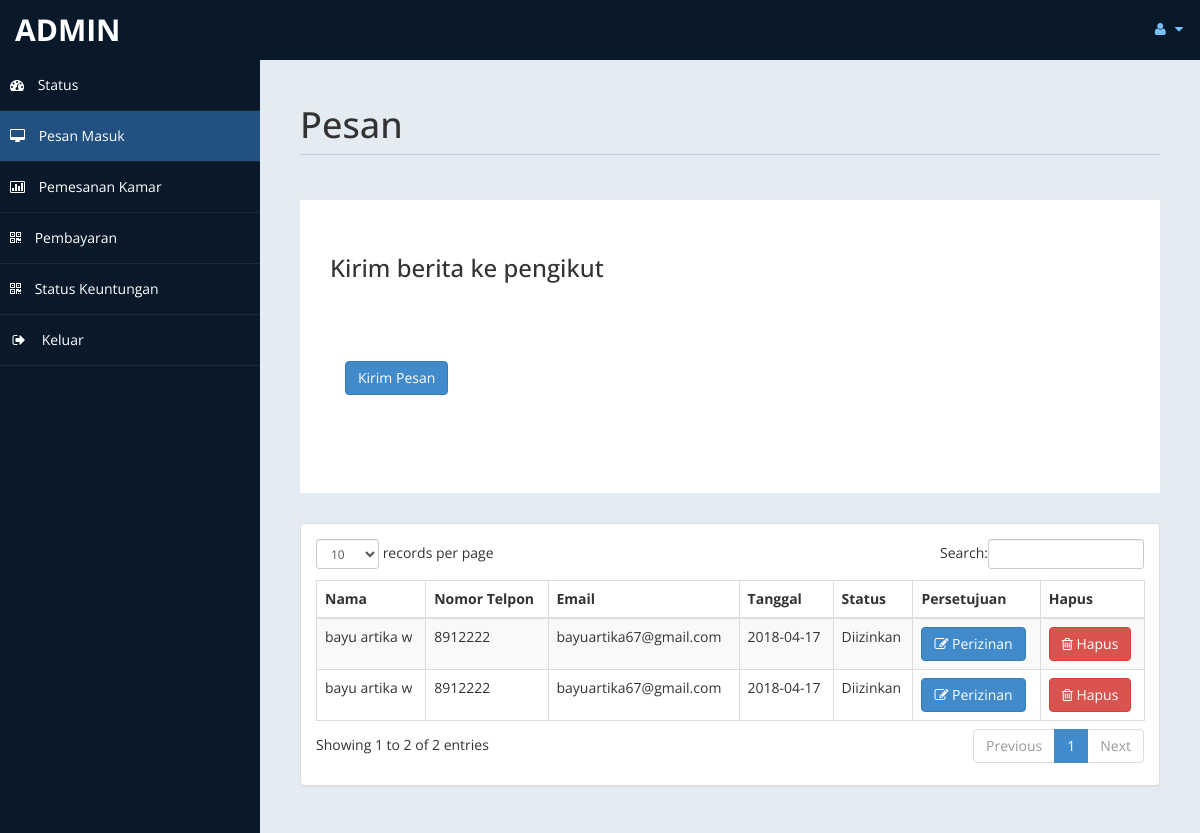
Screenshot of /admin/messages.php (signed in) with the database file from the repository.
### tables this page shows
CREATE TABLE `kontak` (
  `id` int(10) unsigned NOT NULL AUTO_INCREMENT,
  `nama_lengkap` varchar(100) DEFAULT NULL,
  `no_tlp` varchar(13) DEFAULT NULL,
  `email` varchar(100) DEFAULT NULL,
  `tanggal` date DEFAULT NULL,
  `persetujuan` varchar(50) DEFAULT NULL,
  PRIMARY KEY (`id`)
);

### admin/messages.php (the view, shortened to what this page needs)
<!DOCTYPE html>
<html xmlns="http://www.w3.org/1999/xhtml">
<head>
    <link href="assets/css/bootstrap.css" rel="stylesheet" />
    <link href="assets/css/font-awesome.css" rel="stylesheet" />
    <link href="assets/css/custom-styles.css" rel="stylesheet" />
    <link href="assets/js/dataTables/dataTables.bootstrap.css" rel="stylesheet" />
</head>
<body>
    <div id="wrapper" class="message-aktif">
        <?php include '/include/navigasi.php'; ?>
        <div id="page-wrapper" >
            <div id="page-inner">
             <div class="row">
                    <div class="col-md-12">
                        <h1 class="page-header">
                           Pesan
                        </h1>
                    </div>
                </div>
                 <?php
                include('db.php');
               ?>
                 <div class="row">
                <div class="col-md-12">
                    <div class="jumbotron">
                        <h3>Kirim berita ke pengikut</h3>
                        <p></p>
                        <p>
                        <div class="panel-body">
                            <button class="btn btn-primary btn" data-toggle="modal" data-target="#myModal">
                              Kirim Pesan
                            </button>
                            </div>
                        </div>
                    </div>
                </div>
            </div>
               <?php
                $sql = "SELECT * FROM `kontak`";
                $re = mysqli_query($con,$sql);
               ?>
            <div class="row">
                <div class="col-md-12">
                    <div class="panel panel-default">
                        <div class="panel-body">
                            <div class="table-responsive">
                                <table class="table table-striped table-bordered table-hover" id="dataTables-example">
                                    <thead>
                                        <tr>
                                            <th>Nama</th>
                                            <th>Nomor Telpon</th>
                                            <th>Email</th>
                                            <th>Tanggal</th>
                                            <th>Status</th>
                                            <th>Persetujuan</th>
                                            <th>Hapus</th>
                                        </tr>
                                    </thead>
                                    <tbody>
                                    <?php
                                        while($row = mysqli_fetch_array($re))
                                        {
                                            $appr = $row['persetujuan'] == 'Allowed' ? 'Diizinkan' : 'Tidak Diizinkan';
                                            $id = $row['id'];
                                            if($id % 2 ==1 )
                                            {
                                                echo"<tr class='gradeC'>
                                                    <td>".$row['nama_lengkap']."</td>
                                                    <td>".$row['no_tlp']."</td>
                                                    <td>".$row['email']."</td>
                                                    <td>".$row['tanggal']."</td>
                                                    <td>". $appr ."</td>
                                                    <td><a href=newsletter.php?eid=".$id ." <button class='btn btn-primary'> <i class='fa fa-edit' ></i> Perizinan</button></td>
                                                    <td><a href=newsletterdel.php?eid=".$id ." <button class='btn btn-danger'> <i class='fa fa-trash-o' ></i> Hapus</button></td>
                                                </tr>";
                                            } else {
                                                echo"<tr class='gradeU'>
                                                    <td>".$row['nama_lengkap']."</td>
                                                    <td>".$row['no_tlp']."</td>
                                                    <td>".$row['email']."</td>
                                                    <td>".$row['tanggal']."</td>
                                                    <td>".$appr."</td>
                                                    <td><a href=newsletter.php?eid=".$id." <button class='btn btn-primary'> <i class='fa fa-edit' ></i> Perizinan</button></td>
                                                    <td><a href=newsletterdel.php?eid=".$id ." <button class='btn btn-danger'> <i class='fa fa-trash-o' ></i> Hapus </button></td>
                                                </tr>";
                                            }
                                        }
                                    ?>
                                    </tbody>
                                </table>
                            </div>
                        </div>
                    </div>
                </div>
            </div>
                </div>
            </div>
</body>
</html>

### admin/assets/css/custom-styles.css (style rules this page uses)
body { font-family: 'Open Sans', sans-serif; }
#wrapper { width: 100%; background:#09192A; }
#page-wrapper { padding: 15px 15px; min-height: 600px; background:#E5EBF2; }
#page-inner { width:100%; margin:10px 20px 10px 0px; background-color:transparent; padding:10px; min-height:1200px; }
h1, .h1, h2, .h2, h3, .h3 { margin-top: 7px; margin-bottom: -5px; }
p { font-size:16px; line-height:25px; padding-top:20px; }
.page-header { padding-bottom: 9px; margin: 10px 0 45px; border-bottom: 1px solid #C7D1DD; }
.jumbotron, .well { background:#fff; }
@media (min-width:768px) { #page-wrapper { margin: 0 0 0 260px; padding: 15px 30px; min-height: 1200px; } }

### rows the page displays
kontak: nama_lengkap "bayu artika w", no_tlp "8912222", email "bayuartika67@gmail.com", tanggal "2018-04-17", persetujuan "Diizinkan"
kontak: nama_lengkap "bayu artika w", no_tlp "8912222", email "bayuartika67@gmail.com", tanggal "2018-04-17", persetujuan "Diizinkan"

### other values shown
$_SESSION["user"] "ADMIN"
